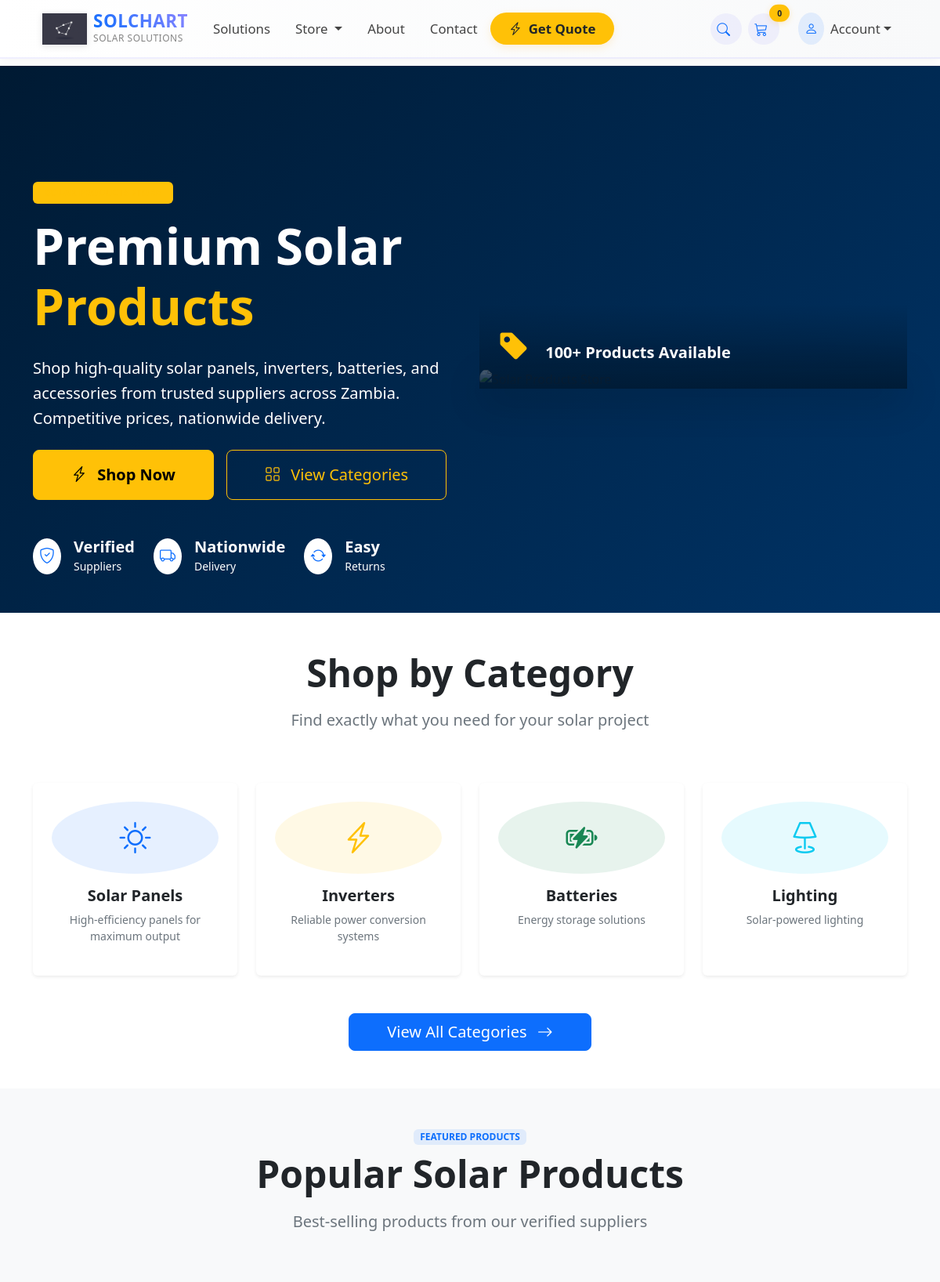
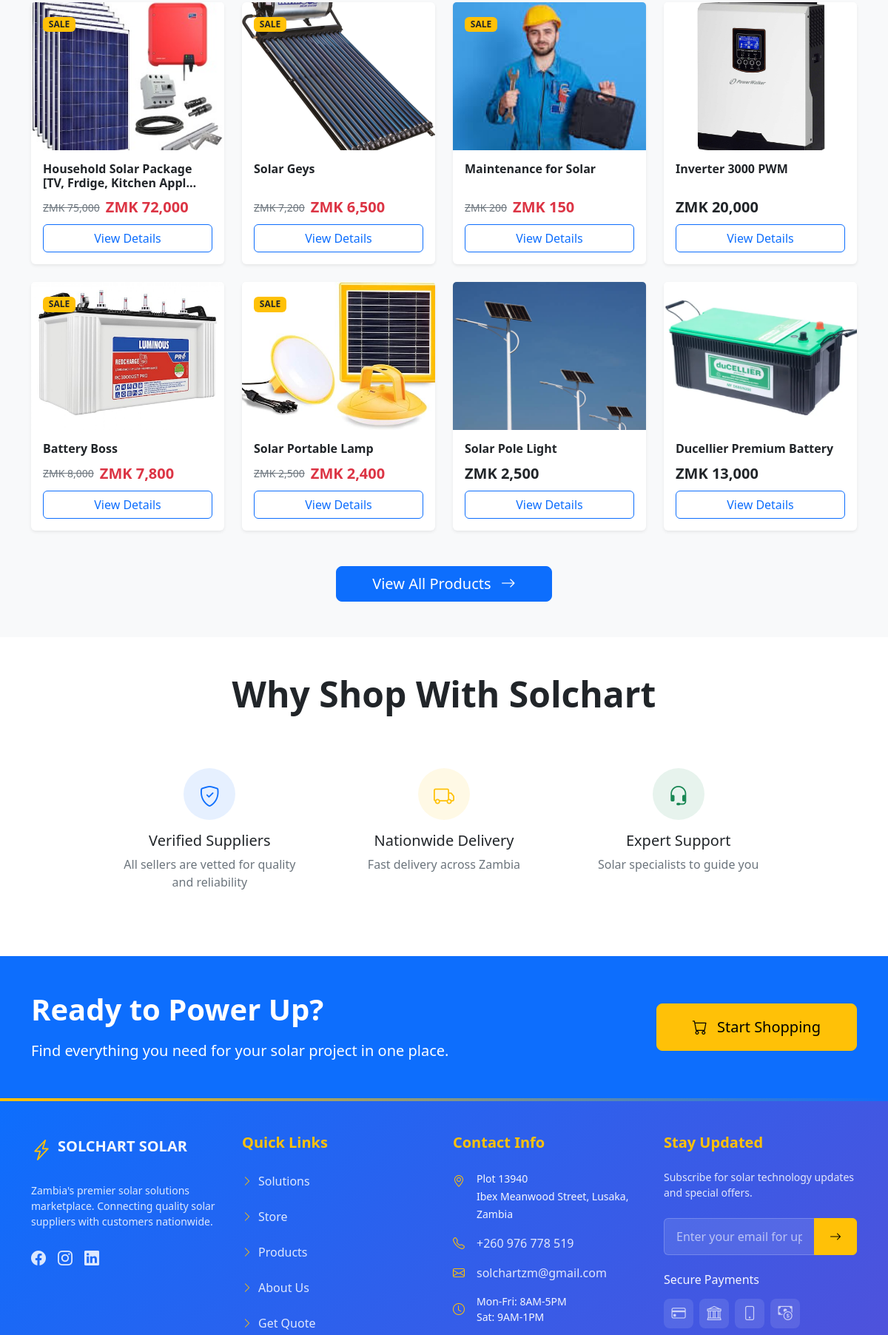
/store/ (upper part), run on the app's committed database (2 pictures, top to bottom).
### store/models.py (models this page shows, shortened)
class Product(models.Model):
    name = models.CharField(max_length=100)
    price = models.DecimalField(default=0, max_digits=10, decimal_places=2)
    description = models.CharField(max_length=1000, default='', blank=True, null=True)
    category = models.ForeignKey(Category, on_delete=models.CASCADE, default=1)
    image = models.ImageField(upload_to='uploads/products/', blank=True, null=True)
    is_sale = models.BooleanField(default=False)
    sale_price = models.DecimalField(default=0, max_digits=10, decimal_places=2)
    is_available = models.BooleanField(default=True)
    seller = models.ForeignKey(
        'payment.Seller',
        on_delete=models.SET_NULL,
        null=True,
        blank=True,
        related_name='products'
    )

### store/views.py (the view)
# urls.py: path('store/', views.store_home, name='store'),  # Store home
def store_home(request):
    products = Product.objects.filter(is_available=True).order_by('-id')[:8]
    context = {
        'products': products,
        'page_title': 'Solar Products Store - Solchart',
    }
    return render(request, 'store.html', context)

### store/templates/store.html (shortened to what this page needs)
{% extends 'base.html' %}
{% load static %}
{% load humanize %}
{% block content %}
<section class="hero-section position-relative overflow-hidden" style="
    background: linear-gradient(135deg, #001a33 0%, #003366 100%);
    min-height: 60vh;
    padding-top: 100px;
">
    <div class="container position-relative z-1">
        <div class="row align-items-center py-5">
            <div class="col-lg-6 mb-5 mb-lg-0 text-white">
                <span class="badge bg-warning bg-opacity-20 text-warning mb-3 px-3 py-2">SOLAR PRODUCTS STORE</span>
                <h1 class="display-3 fw-bold mb-4">
                    Premium Solar
                    <span class="text-warning">Products</span>
                </h1>
                <p class="lead mb-4 opacity-90">
                    Shop high-quality solar panels, inverters, batteries, and accessories
                    from trusted suppliers across Zambia. Competitive prices, nationwide delivery.
                </p>
                <div class="d-flex flex-wrap gap-3 mb-5">
                    <a href="#featured-products" class="btn btn-warning btn-lg px-5 py-3 fw-semibold">
                        <i class="bi bi-lightning-charge me-2"></i>
                        Shop Now
                    </a>
                    <a href="{% url 'category_summary' %}" class="btn btn-outline-warning btn-lg px-5 py-3">
                        <i class="bi bi-grid me-2"></i>
                        View Categories
                    </a>
                </div>
                <div class="row g-4 text-white opacity-90">
                    <div class="col-auto">
                        <div class="d-flex align-items-center">
                            <div class="bg-white text-primary rounded-circle p-2 me-3">
                                <i class="bi bi-shield-check fs-5"></i>
                            </div>
                            <div>
                                <h5 class="mb-0 fw-bold">Verified</h5>
                                <small>Suppliers</small>
                            </div>
                        </div>
                    </div>
                    <div class="col-auto">
                        <div class="d-flex align-items-center">
                            <div class="bg-white text-primary rounded-circle p-2 me-3">
                                <i class="bi bi-truck fs-5"></i>
                            </div>
                            <div>
                                <h5 class="mb-0 fw-bold">Nationwide</h5>
                                <small>Delivery</small>
                            </div>
                        </div>
                    </div>
                    <div class="col-auto">
                        <div class="d-flex align-items-center">
                            <div class="bg-white text-primary rounded-circle p-2 me-3">
                                <i class="bi bi-arrow-repeat fs-5"></i>
                            </div>
                            <div>
                                <h5 class="mb-0 fw-bold">Easy</h5>
                                <small>Returns</small>
                            </div>
                        </div>
                    </div>
                </div>
            </div>
            <div class="col-lg-6">
                <div class="position-relative">
                    <div class="rounded-4 overflow-hidden shadow-lg">
                        <img src="{% static 'images/store-hero.jpg' %}"
                             alt="Solar Products Store"
                             class="img-fluid w-100"
                             style="height: 400px; object-fit: cover;">
                        <div class="position-absolute bottom-0 start-0 w-100 p-4" style="
                            background: linear-gradient(transparent, rgba(0, 26, 51, 0.9));
                        ">
                            <div class="text-white">
                                <i class="bi bi-tag-fill fs-1 text-warning me-3"></i>
                                <span class="h5 fw-semibold">100+ Products Available</span>
                            </div>
                        </div>
                    </div>
                </div>
            </div>
        </div>
    </div>
</section>
<section class="py-5 bg-white">
    <div class="container">
        <div class="row mb-5">
            <div class="col-lg-8 mx-auto text-center">
                <h2 class="display-5 fw-bold text-dark mb-3">Shop by Category</h2>
                <p class="lead text-muted">
                    Find exactly what you need for your solar project
                </p>
            </div>
        </div>
        <div class="row g-4">
            <div class="col-md-3 col-6">
                <a href="{% url 'category' 'Solar-Panels' %}" class="text-decoration-none">
                    <div class="card category-card border-0 shadow-sm h-100 text-center">
                        <div class="card-body p-4">
                            <div class="category-icon bg-primary bg-opacity-10 text-primary rounded-circle p-3 mx-auto mb-3">
                                <i class="bi bi-sun fs-1"></i>
                            </div>
                            <h5 class="fw-bold text-dark">Solar Panels</h5>
                            <p class="text-muted small">High-efficiency panels for maximum output</p>
                        </div>
                    </div>
                </a>
            </div>
            <div class="col-md-3 col-6">
                <a href="{% url 'category' 'Inverters' %}" class="text-decoration-none">
                    <div class="card category-card border-0 shadow-sm h-100 text-center">
                        <div class="card-body p-4">
                            <div class="category-icon bg-warning bg-opacity-10 text-warning rounded-circle p-3 mx-auto mb-3">
                                <i class="bi bi-lightning-charge fs-1"></i>
                            </div>
                            <h5 class="fw-bold text-dark">Inverters</h5>
                            <p class="text-muted small">Reliable power conversion systems</p>
                        </div>
                    </div>
                </a>
            </div>
            <div class="col-md-3 col-6">
                <a href="{% url 'category' 'Batteries' %}" class="text-decoration-none">
                    <div class="card category-card border-0 shadow-sm h-100 text-center">
                        <div class="card-body p-4">
                            <div class="category-icon bg-success bg-opacity-10 text-success rounded-circle p-3 mx-auto mb-3">
                                <i class="bi bi-battery-charging fs-1"></i>
                            </div>
                            <h5 class="fw-bold text-dark">Batteries</h5>
                            <p class="text-muted small">Energy storage solutions</p>
                        </div>
                    </div>
                </a>
            </div>
            <div class="col-md-3 col-6">
                <a href="{% url 'category' 'Lighting' %}" class="text-decoration-none">
                    <div class="card category-card border-0 shadow-sm h-100 text-center">
                        <div class="card-body p-4">
                            <div class="category-icon bg-info bg-opacity-10 text-info rounded-circle p-3 mx-auto mb-3">
                                <i class="bi bi-lamp fs-1"></i>
                            </div>
                            <h5 class="fw-bold text-dark">Lighting</h5>
                            <p class="text-muted small">Solar-powered lighting</p>
                        </div>
                    </div>
                </a>
            </div>
        </div>
        <div class="text-center mt-5">
            <a href="{% url 'category_summary' %}" class="btn btn-primary btn-lg px-5">
                View All Categories
                <i class="bi bi-arrow-right ms-2"></i>
            </a>
        </div>
    </div>
</section>
<section class="py-5 bg-light" id="featured-products">
    <div class="container">
        <div class="row mb-5">
            <div class="col-lg-8 mx-auto text-center">
                <span class="badge bg-primary bg-opacity-10 text-primary mb-2">FEATURED PRODUCTS</span>
                <h2 class="display-5 fw-bold text-dark mb-3">Popular Solar Products</h2>
                <p class="lead text-muted">
                    Best-selling products from our verified suppliers
                </p>
            </div>
        </div>
        <div class="row g-4">
            {% for product in products %}
            <div class="col-xl-3 col-lg-4 col-md-6">
                <div class="card product-card h-100 border-0 shadow-sm">
                    <div class="product-image position-relative">
                        <img src="{{ product.image.url }}"
                             class="card-img-top"
                             alt="{{ product.name }}"
                             style="height: 200px; object-fit: cover;">
                        {% if product.is_sale %}
                        <div class="position-absolute top-0 start-0 m-3">
                            <span class="badge bg-warning text-dark">SALE</span>
                        </div>
                        {% endif %}
                    </div>
                    <div class="card-body d-flex flex-column">
                        <h6 class="card-title fw-bold text-dark mb-2">{{ product.name|truncatechars:50 }}</h6>
                        <div class="mt-auto">
                            {% if product.is_sale %}
                            <div class="d-flex align-items-center gap-2 mb-2">
                                <span class="text-muted text-decoration-line-through small">
                                    ZMK {{ product.price|floatformat:0|intcomma }}
                                </span>
                                <span class="fw-bold text-danger fs-5">
                                    ZMK {{ product.sale_price|floatformat:0|intcomma }}
                                </span>
                            </div>
                            {% else %}
                            <div class="mb-2">
                                <span class="fw-bold text-dark fs-5">
                                    ZMK {{ product.price|floatformat:0|intcomma }}
                                </span>
                            </div>
                            {% endif %}
                            <a href="{% url 'product' product.id %}"
                               class="btn btn-outline-primary w-100">
                                View Details
                            </a>
                        </div>
                    </div>
                </div>
            </div>
            {% empty %}
            <div class="col-12 text-center py-5">
                <i class="bi bi-inbox display-1 text-muted"></i>
                <h4 class="text-muted mt-3">No Products Available</h4>
                <p class="text-muted">Check back soon for new solar products</p>
            </div>
            {% endfor %}
        </div>
        <div class="text-center mt-5">
            <a href="{% url 'category_summary' %}" class="btn btn-primary btn-lg px-5">
                View All Products
                <i class="bi bi-arrow-right ms-2"></i>
            </a>
        </div>
    </div>
</section>
<section class="py-5 bg-white">
    <div class="container">
        <div class="row">
            <div class="col-lg-10 mx-auto text-center">
                <h2 class="display-5 fw-bold text-dark mb-5">Why Shop With Solchart</h2>
                <div class="row g-4">
                    <div class="col-md-4">
                        <div class="p-4">
                            <div class="bg-primary bg-opacity-10 text-primary rounded-circle p-3 mx-auto mb-3" style="width: 70px; height: 70px;">
                                <i class="bi bi-shield-check fs-3"></i>
                            </div>
                            <h5>Verified Suppliers</h5>
                            <p class="text-muted">All sellers are vetted for quality and reliability</p>
                        </div>
                    </div>
                    <div class="col-md-4">
                        <div class="p-4">
                            <div class="bg-warning bg-opacity-10 text-warning rounded-circle p-3 mx-auto mb-3" style="width: 70px; height: 70px;">
                                <i class="bi bi-truck fs-3"></i>
                            </div>
                            <h5>Nationwide Delivery</h5>
                            <p class="text-muted">Fast delivery across Zambia</p>
                        </div>
                    </div>
                    <div class="col-md-4">
                        <div class="p-4">
                            <div class="bg-success bg-opacity-10 text-success rounded-circle p-3 mx-auto mb-3" style="width: 70px; height: 70px;">
                                <i class="bi bi-headset fs-3"></i>
                            </div>
                            <h5>Expert Support</h5>
                            <p class="text-muted">Solar specialists to guide you</p>
                        </div>
                    </div>
                </div>
            </div>
        </div>
    </div>
</section>
<section class="py-5 bg-primary text-white">
    <div class="container">
        <div class="row align-items-center">
            <div class="col-lg-8">
                <h2 class="display-6 fw-bold mb-3">Ready to Power Up?</h2>
                <p class="lead mb-0 opacity-90">
                    Find everything you need for your solar project in one place.
                </p>
            </div>
            <div class="col-lg-4 text-lg-end">
                <a href="{% url 'category_summary' %}" class="btn btn-warning btn-lg px-5 py-3">
                    <i class="bi bi-cart me-2"></i>
                    Start Shopping
                </a>
            </div>
        </div>
    </div>
</section>
{% endblock %}

### data on the page
Product: image (picture), is_sale "SALE", name "Household Solar Package [TV, Frdige, Kitchen Appl…", price "75,000", sale_price "72,000"
Product: image (picture), is_sale "SALE", name "Solar Geys", price "7,200", sale_price "6,500"
Product: image (picture), is_sale "SALE", name "Maintenance for Solar", price "200", sale_price "150"
Product: image (picture), name "Inverter 3000 PWM", price "20,000"
Product: image (picture), is_sale "SALE", name "Battery Boss", price "8,000", sale_price "7,800"
Product: image (picture), is_sale "SALE", name "Solar Portable Lamp", price "2,500", sale_price "2,400"
Product: image (picture), name "Solar Pole Light", price "2,500"
Product: image (picture), name "Ducellier Premium Battery", price "13,000"

### other printed values
{{ cart_quantity|default:0 }} "0"
